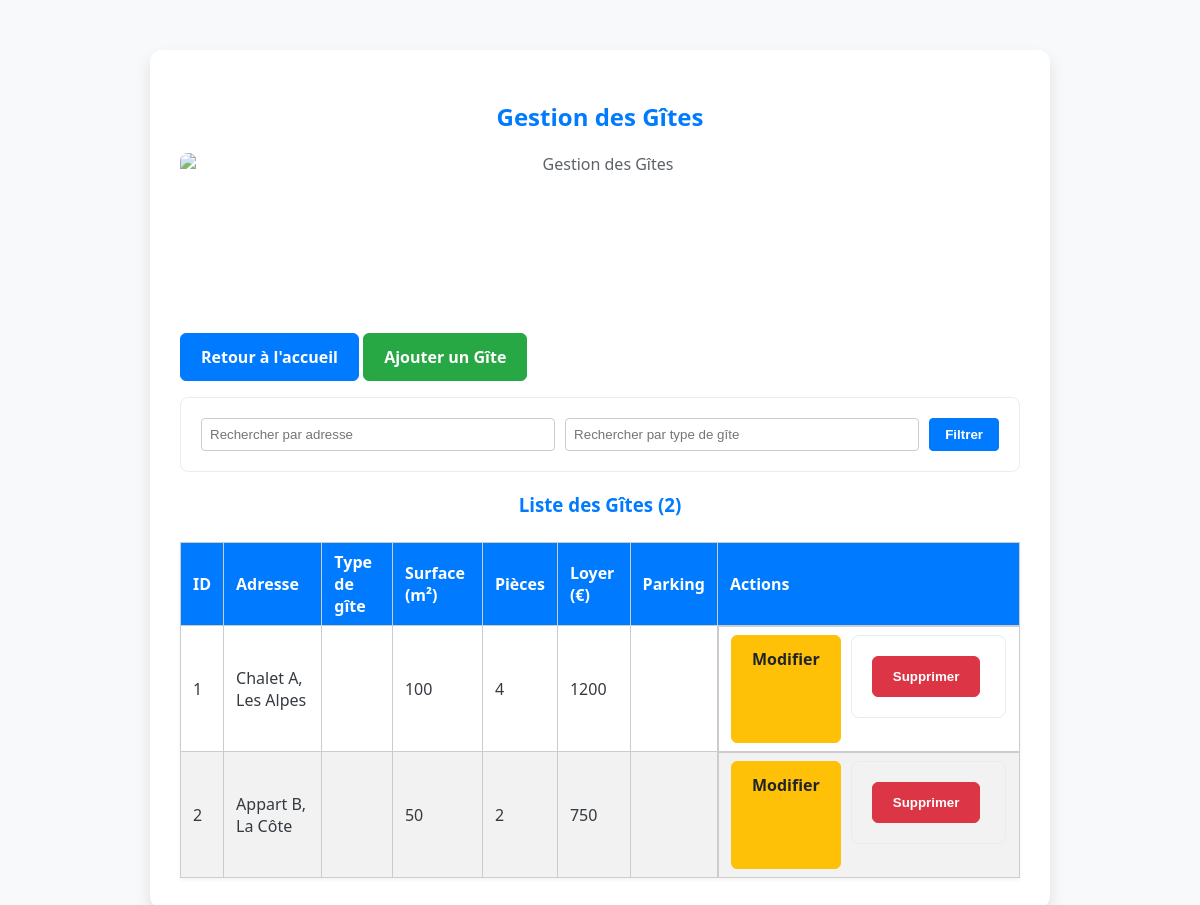
The page /index.php?page=gestion_gite (signed in) on the database its author committed.
### tables this page shows
CREATE TABLE gite (
    idgite INT PRIMARY KEY AUTO_INCREMENT,
    adresse VARCHAR(150) UNIQUE NOT NULL, 
    surface INT NOT NULL, 
    nbpieces INT NOT NULL, 
    loyer INT NOT NULL, 
    idproprio INT NOT NULL,
    FOREIGN KEY (idproprio) REFERENCES proprio(idproprio) ON DELETE CASCADE
);

### index.php (called while the page is built)
<?php
require_once 'controleur/controleur.class.php';
$controleur = new Controleur();
$controleur->gererRequete();
?>

### modele/modele.class.php (called while the page is built, shortened)
<?php
require_once 'config_db.php';
class Modele {
    protected $pdo;
    public function __construct() {
        $this->pdo = ConnexionDB::getInstance()->getPDO();
    }
    public function selectAll($table) {
        $sql = "SELECT * FROM $table";
        $stmt = $this->pdo->prepare($sql);
        $stmt->execute();
        return $stmt->fetchAll();
    }
}
?>

### modele/config_db.php (called while the page is built)
<?php
class ConnexionDB {
    private static $instance = null;
    private $pdo;
    private function __construct() {
        $host = 'localhost';
        $db   = 'n&s_31_jv';
        $user = 'root';
        $pass = '';
        $charset = 'utf8mb4';
        $dsn = "mysql:host=$host;dbname=$db;charset=$charset";
        $options = [
            PDO::ATTR_ERRMODE            => PDO::ERRMODE_EXCEPTION,
            PDO::ATTR_DEFAULT_FETCH_MODE => PDO::FETCH_ASSOC,
            PDO::ATTR_EMULATE_PREPARES   => false,
        ];
        try {
            $this->pdo = new PDO($dsn, $user, $pass, $options);
        } catch (\PDOException $e) {
            die("Erreur de connexion à la base de données : " . $e->getMessage());
        }
    }
    public static function getInstance() {
        if (self::$instance == null) {
            self::$instance = new ConnexionDB();
        }
        return self::$instance;
    }
    public function getPDO() {
        return $this->pdo;
    }
}
?>

### vue/vue_select_gite.php (the view, shortened to what this page needs)
<?php
$gites = $donnees;
$filtre_adresse = $_POST['filtre_adresse'] ?? '';
$filtre_type = $_POST['filtre_type'] ?? '';
?>
<!DOCTYPE html>
<html lang="fr">
<head>
    <link rel="stylesheet" href="css/style.css">
</head>
<body>
    <div class="container">
        <div class="gestion-header">
            <h2>Gestion des Gîtes</h2>
            <img src="images/gite_house.png" alt="Gestion des Gîtes" class="gestion-image">
        </div>
        <p>
            <a href="index.php?page=home" class="btn btn-primary">Retour à l'accueil</a>
            <a href="index.php?page=vue_insert_gite" class="btn btn-success">Ajouter un Gîte</a>
        </p>
        <form method="POST" action="" class="search-form">
            <input type="text" name="filtre_adresse" placeholder="Rechercher par adresse"
                   value="<?php echo htmlspecialchars($filtre_adresse); ?>">
            <input type="text" name="filtre_type" placeholder="Rechercher par type de gîte"
                   value="<?php echo htmlspecialchars($filtre_type); ?>">
            <button type="submit" name="Filtrer" class="btn btn-primary">Filtrer</button>
        </form>
        <h3>Liste des Gîtes (<?php echo count($gites); ?>)</h3>
        <table>
            <thead>
                <tr>
                    <th>ID</th>
                    <th>Adresse</th>
                    <th>Type de gîte</th>
                    <th>Surface (m²)</th>
                    <th>Pièces</th>
                    <th>Loyer (€)</th>
                    <th>Parking</th>
                    <th>Actions</th>
                </tr>
            </thead>
            <tbody>
                <?php if (!empty($gites)): ?>
                    <?php foreach ($gites as $gite): ?>
                    <tr>
                        <td><?php echo $gite['idgite']; ?></td>
                        <td><?php echo htmlspecialchars($gite['adresse']); ?></td>
                        <td><?php echo htmlspecialchars($gite['type_gite'] ?? ''); ?></td>
                        <td><?php echo $gite['surface']; ?></td>
                        <td><?php echo $gite['nbpieces']; ?></td>
                        <td><?php echo $gite['loyer']; ?></td>
                        <td><?php echo isset($gite['parking']) ? ($gite['parking'] ? 'Oui' : 'Non') : ''; ?></td>
                        <td class="table-actions">
                            <a href="index.php?page=vue_insert_gite&id=<?php echo $gite['idgite']; ?>" class="btn btn-warning">Modifier</a>
                            <form method="POST" style="display:inline;" action="index.php?page=gestion_gite">
                                <button type="submit" class="btn btn-danger" onclick="return confirm('Êtes-vous sûr de vouloir supprimer ce gîte ?');">Supprimer</button>
                            </form>
                        </td>
                    </tr>
                    <?php endforeach; ?>
                <?php else: ?>
                    <tr>
                        <td colspan="8">Aucun gîte trouvé pour votre compte.</td>
                    </tr>
                <?php endif; ?>
            </tbody>
        </table>
    </div>
</body>
</html>

### css/style.css (style rules this page uses)
body { font-family: 'Segoe UI', Tahoma, Geneva, Verdana, sans-serif; background-color: #f8f9fa; color: #343a40; margin: 0; padding: 0; display: flex; justify-content: center; align-items: flex-start; min-height: 100vh; }
.container { background-color: #ffffff; padding: 30px; margin-top: 50px; border-radius: 12px; box-shadow: 0 8px 16px rgba(0, 0, 0, 0.1); width: 90%; max-width: 900px; box-sizing: border-box; }
h1, h2, h3 { text-align: center; color: #007bff; margin-bottom: 20px; }
form { display: grid; grid-template-columns: 1fr; gap: 15px; padding: 20px; border: 1px solid #e9ecef; border-radius: 8px; margin-bottom: 25px; }
input[type="text"], input[type="email"], input[type="password"], input[type="date"], input[type="number"], select { padding: 12px; border: 1px solid #ced4da; border-radius: 6px; width: 100%; box-sizing: border-box; transition: border-color 0.3s; }
.btn { text-decoration: none; padding: 12px 20px; border-radius: 6px; cursor: pointer; font-weight: bold; transition: background-color 0.3s, opacity 0.3s; text-align: center; display: inline-block; }
.btn-primary { background-color: #007bff; color: white; border: 1px solid #007bff; }
.btn-success { background-color: #28a745; color: white; border: 1px solid #28a745; }
.btn-warning { background-color: #ffc107; color: #212529; border: 1px solid #ffc107; }
.btn-danger { background-color: #dc3545; color: white; border: 1px solid #dc3545; }
table { width: 100%; border-collapse: collapse; margin-top: 25px; box-shadow: 0 2px 4px rgba(0, 0, 0, 0.05); }
th, td { padding: 12px 15px; text-align: left; border-bottom: 1px solid #dee2e6; }
th { background-color: #007bff; color: white; font-weight: bold; }
tr:nth-child(even) { background-color: #f2f2f2; }
.table-actions { display: flex; gap: 5px; }
.gestion-header { text-align: center; }
.gestion-image { max-width: 100%; height: 150px; display: block; margin: 15px auto 30px auto; border-radius: 8px; object-fit: cover; opacity: 0.8; }

### vue/vue_select_gite.php (style rules this page uses)
.search-form { display: flex; gap: 10px; margin-bottom: 20px; flex-wrap: wrap; }
.search-form input[type="text"] { flex: 1; padding: 8px; border-radius: 4px; border: 1px solid #ccc; }
.search-form button { padding: 8px 15px; border-radius: 4px; cursor: pointer; }
table { width: 100%; border-collapse: collapse; }
table th, table td { padding: 8px 12px; border: 1px solid #ccc; text-align: left; }
.table-actions a, .table-actions button { margin-right: 5px; }

### rows shown on the page
gite: idgite "1", adresse "Chalet A, Les Alpes", surface "100", nbpieces "4", loyer "1200"
gite: idgite "2", adresse "Appart B, La Côte", surface "50", nbpieces "2", loyer "750"

### other values the page prints
count($gites) "2"
